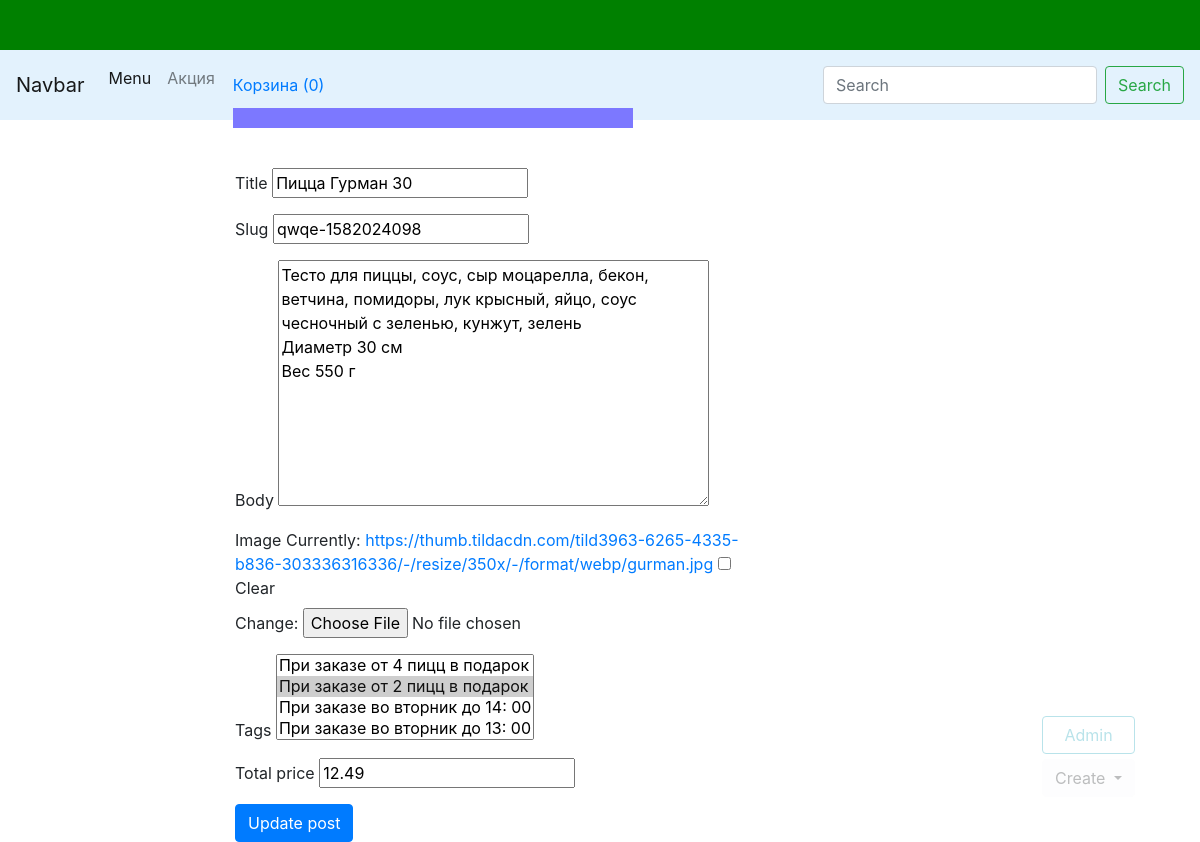
The page /pizza/pizza/qwqe-1582024098/update (signed in) on the database its author committed.
### pizza1/models.py (models this page shows, shortened)
class Post(models.Model):
    title = models.CharField(max_length=150, db_index=True)
    slug = models.SlugField(max_length=150,blank=True, unique=True)
    body = models.TextField(blank=True, db_index=True)
    image = models.ImageField(blank=True,default=None)
    tags = models.ManyToManyField('Tag',blank=True, related_name='pizzas')
    data_pub = models.DateTimeField(auto_now_add=True)
    total_price = models.DecimalField(max_digits=10, decimal_places=2, default=0)
    def get_update_url(self):
        return reverse('pizza_update_url', kwargs={'slug': self.slug})
    class Meta:
        ordering = ['-data_pub']

### pizza1/views.py (the view)
# urls.py: path('pizza/<str:slug>/update', PostUpdate.as_view(), name='pizza_update_url'),
class PostUpdate(LoginRequiredMixin, ObjectUpdateMixin, View):
    model = Post
    model_form = PostForm
    template = 'Pizza/pizza_update_form.html'
    raise_exception = True

### pizza1/forms.py (shortened to what this page needs)
class PostForm(forms.ModelForm):
    class Meta:
        model = Post
        exclude = [""]

### pizza1/context_processors.py (called while the page is built)
def getting_basket_info(request):
    session_key = request.session.session_key
    if not session_key:
        request.session.cycle_key()
    products_in_basket = ProductInBasket.objects.filter(session_key=session_key, is_active=True)
    products_total_nmb = products_in_basket.count()
    return locals()

### pizza1/models.py (called while the page is built)
    def __str__(self):
        return '{}'.format(self.title)

### pizza1/views.py (called while the page is built)
    def get(self, request, slug):
        obj = self.model.objects.get(slug__iexact=slug)
        bound_form = self.model_form(instance=obj)
        return render(request, self.template, context={'form': bound_form, self.model.__name__.lower(): obj})

### pizza1/templates/Pizza/pizza_update_form.html (shortened to what this page needs)
{% extends 'Pizza/base_index.html' %}
{% block content %}
        <form action="{{ post.get_update_url }}" method="post">
        {% for field in form %}
            <div class="form-group">
                {{ field.label }}
                {{ field }}
            </div>
        {% endfor %}
        <button type="submit" class="btn btn-primary">
            Update post
        </button>
        </form>
{% endblock %}

### rows shown on the page
Post: form "Пицца Гурман 30" "qwqe-1582024098" "Тесто для пиццы, соус, сыр моцарелла, бекон, ветчина, помидоры, лук крысный, яйцо, соус чесночный с зеленью, кунжут, зелень Диаметр 30 см Вес 550 г" "12.49"

### other values the page prints
{{ field.label }} "Title" "Slug" "Body" "Image" "Tags" "Total price"
